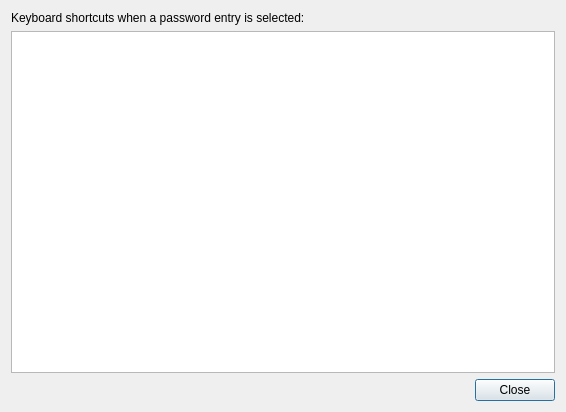
<?xml version="1.0" encoding="UTF-8"?>
<ui version="4.0">
 <class>ShortcutsWidget</class>
 <widget class="QDialog" name="ShortcutsWidget">
  <property name="geometry">
   <rect>
    <x>0</x>
    <y>0</y>
    <width>566</width>
    <height>412</height>
   </rect>
  </property>
  <property name="windowTitle">
   <string>Keyboard Shortcuts</string>
  </property>
  <layout class="QVBoxLayout" name="verticalLayout">
   <item>
    <widget class="QLabel" name="label">
     <property name="text">
      <string>Keyboard shortcuts when a password entry is selected:</string>
     </property>
    </widget>
   </item>
   <item>
    <widget class="QTableWidget" name="tblShortcuts">
     <property name="showDropIndicator" stdset="0">
      <bool>false</bool>
     </property>
     <property name="alternatingRowColors">
      <bool>true</bool>
     </property>
     <property name="selectionMode">
      <enum>QAbstractItemView::SingleSelection</enum>
     </property>
     <property name="selectionBehavior">
      <enum>QAbstractItemView::SelectRows</enum>
     </property>
     <property name="horizontalScrollMode">
      <enum>QAbstractItemView::ScrollPerPixel</enum>
     </property>
     <attribute name="verticalHeaderVisible">
      <bool>false</bool>
     </attribute>
    </widget>
   </item>
   <item>
    <widget class="QDialogButtonBox" name="buttonBox">
     <property name="orientation">
      <enum>Qt::Horizontal</enum>
     </property>
     <property name="standardButtons">
      <set>QDialogButtonBox::Close</set>
     </property>
    </widget>
   </item>
  </layout>
 </widget>
 <resources/>
 <connections>
  <connection>
   <sender>buttonBox</sender>
   <signal>accepted()</signal>
   <receiver>ShortcutsWidget</receiver>
   <slot>accept()</slot>
   <hints>
    <hint type="sourcelabel">
     <x>248</x>
     <y>254</y>
    </hint>
    <hint type="destinationlabel">
     <x>157</x>
     <y>274</y>
    </hint>
   </hints>
  </connection>
  <connection>
   <sender>buttonBox</sender>
   <signal>rejected()</signal>
   <receiver>ShortcutsWidget</receiver>
   <slot>reject()</slot>
   <hints>
    <hint type="sourcelabel">
     <x>316</x>
     <y>260</y>
    </hint>
    <hint type="destinationlabel">
     <x>286</x>
     <y>274</y>
    </hint>
   </hints>
  </connection>
 </connections>
</ui>
